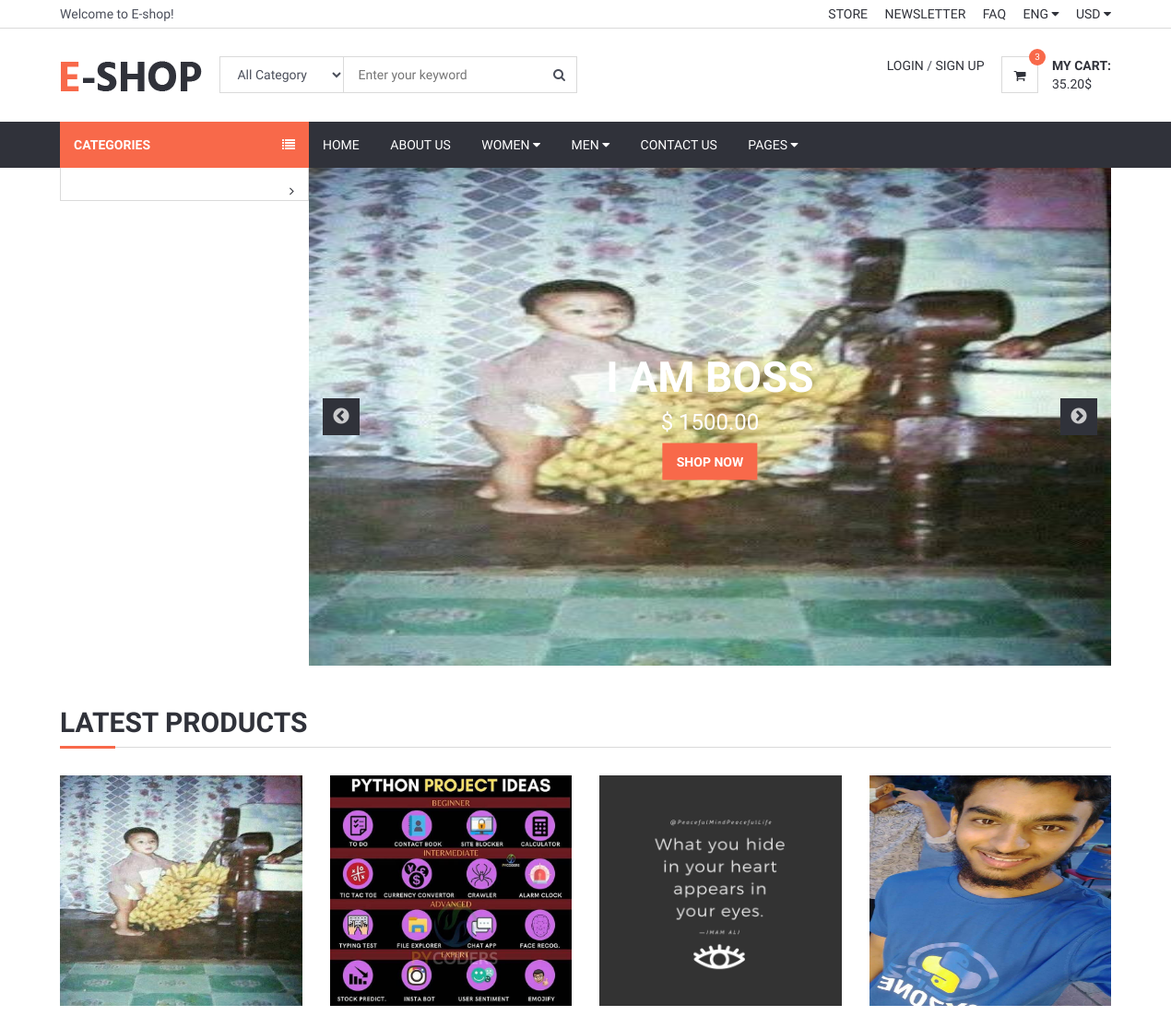
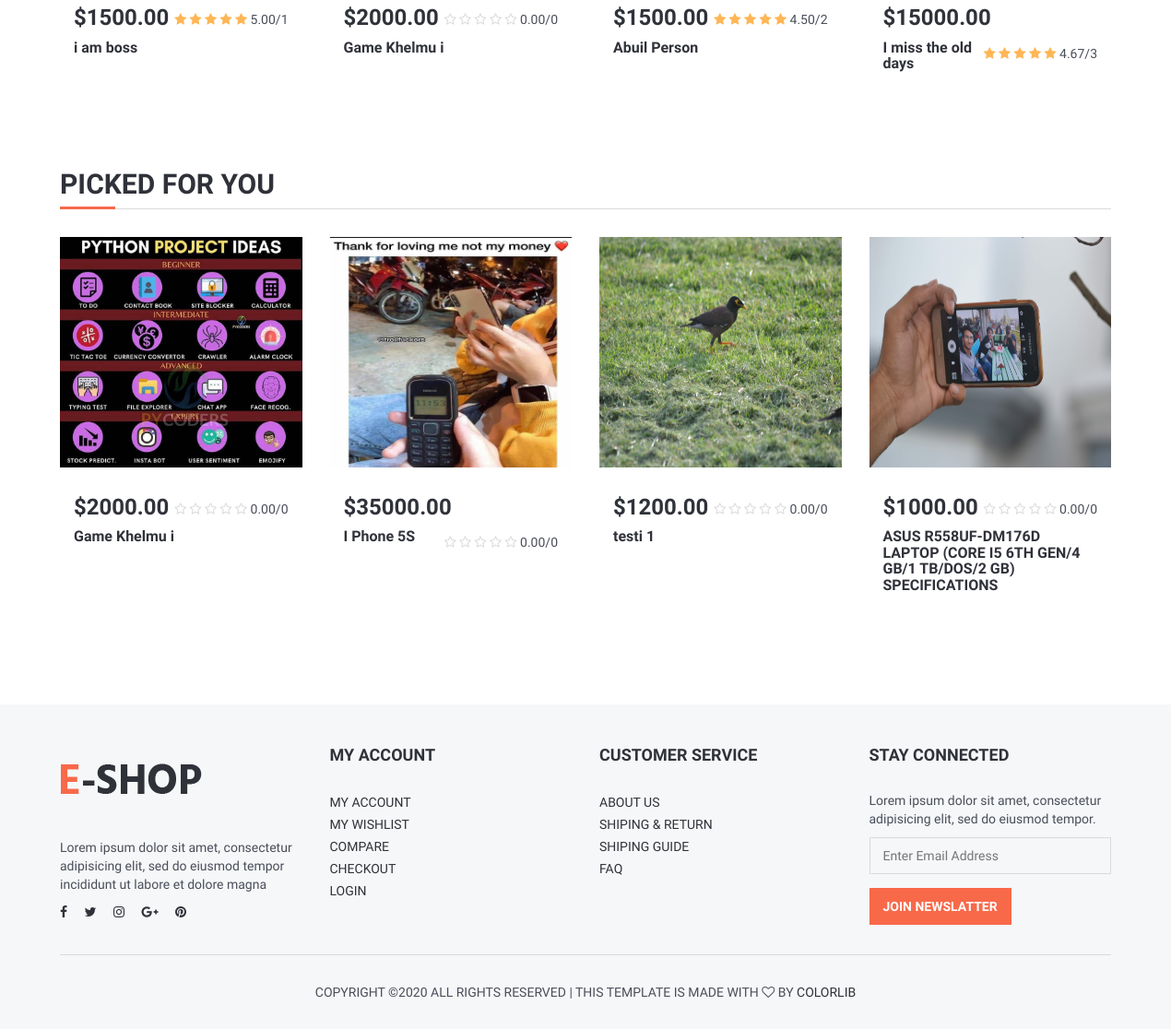
The page / on the database its author committed (2 pictures, top to bottom).
### product/models.py (models this page shows, shortened)
class Product(models.Model):
    STATUS = (
        ('True', 'True'),
        ('False', 'False'),
    )
    VARIANTS = (
        ('None', 'None'),
        ('Size', 'Size'),
        ('Color', 'Color'),
        ('Size-Color', 'Size-Color'),
    )
    title = models.CharField(max_length=150)
    keywords = models.CharField(max_length=200)
    category = models.ForeignKey(Category , on_delete=models.CASCADE)
    description = models.TextField()
    image = models.ImageField(upload_to='product_image/')
    price = models.DecimalField(max_digits=12, decimal_places=2)
    amount = models.IntegerField()
    minamount=models.IntegerField()
    variant = models.CharField(max_length=10, choices=VARIANTS, default='None')
    detail = RichTextUploadingField()
    slug = models.SlugField(null=False, unique=True)
    status = models.CharField(max_length=5,choices=STATUS)
    create_at = models.DateTimeField(auto_now_add=True)
    update_at = models.DateTimeField(auto_now=True)
    def image_tag(self):
        return mark_safe('<img src="{}" height="50"/>'.format(self.image.url))
    image_tag.short_description = 'Image'
    def avaregereview(self):
        reviews = Comment.objects.filter(product=self, status='True').aggregate(avarage=Avg('rate'))
        avg = 0
        if reviews["avarage"] is not None:
            avg = float(reviews["avarage"])
        return avg
    def counterview(self):
        reviews = Comment.objects.filter(product=self).aggregate(count=Count('id'))
        cnt = 0
        if reviews["count"] is not None:
            cnt = int(reviews["count"])
        return cnt

### home/views.py (the view)
# urls.py: path('', index, name='index'),
def index(request):
    setting = Setting.objects.get(pk=1)
    category = Category.objects.all()
    product_slider = Product.objects.all().order_by('-id')[:3] #first 4 products
    latest_product = Product.objects.all().order_by('-id')[:4] #last 4 products
    product_picked = Product.objects.all().order_by('?')[:4] #rendom 4 products
    page = "home"
    context = {'setting': setting,
            'page': page,
            'category': category,
            'product_slider': product_slider,
            'latest_product': latest_product,
            'product_picked': product_picked,
            }
    return render(request ,'index.html', context)

### home/templates/index.html (shortened to what this page needs)
{% extends 'homebase.html' %}
{% block sidebar %} {% include "sidebar.html" %} {% endblock  %}
{% block slider %} {% include "slider.html" %} {% endblock  %}
{% block body %} {% include "content.html" %} {% endblock  %}

### home/templates/slider.html
{% load static %}
<div id="home">
    <div class="container">
        <div class="home-wrap">
            <div id="home-slick">
                {% for slider in product_slider %}
                <div class="banner banner-1">
                    <img src="{{ slider.image.url }}" alt="" style="height: 540px">
                    <div class="banner-caption text-center">
                        <h1 class="white-color">{{ slider.title }}</h1>
                        <h3 class="white-color font-weak">$ {{ slider.price }}</h3>
                        <a href="/product/{{ slider.id }}/{{ slider.slug }}" class="primary-btn">Shop Now</a>
                    </div>
                </div>
                {% endfor %}
            </div>
        </div>
    </div>
</div>

### home/templates/content.html (shortened to what this page needs)
{% load static %}
<div class="section">
    <div class="container">
        <div class="row">
            <div class="col-md-12">
                <div class="section-title">
                    <h2 class="title">Latest Products</h2>
                </div>
            </div>
            {% for product in latest_product %}
            <div class="col-md-3 col-sm-6 col-xs-6">
                <div class="product product-single">
                    <div class="product-thumb">
                        <img src="{{ product.image.url }}" alt="" style="height: 250px">
                    </div>
                    <div class="product-body">
                        <h3 class="product-price">${{ product.price }}</h3>
                        <div class="product-rating">
                            <i class="fa fa-star{% if product.avaregereview < 1 %}-o empty{% endif %}"></i>
                            <i class="fa fa-star{% if product.avaregereview < 1 %}-o empty{% endif %}"></i>
                            <i class="fa fa-star{% if product.avaregereview < 1 %}-o empty{% endif %}"></i>
                            <i class="fa fa-star{% if product.avaregereview < 1 %}-o empty{% endif %}"></i>
                            <i class="fa fa-star{% if product.avaregereview < 1 %}-o empty{% endif %}"></i>
                            {{ product.avaregereview | stringformat:".2f" }}/{{ product.counterview }}
                        </div>
                        <h2 class="product-name"><a href="/product/{{ product.id }}/{{ product.slug }}">{{ product.title }}</a></h2>
                    </div>
                </div>
            </div>
            {% endfor %}
        </div>
        <div class="row">
            <div class="col-md-12">
                <div class="section-title">
                    <h2 class="title">Picked For You</h2>
                </div>
            </div>
            {% for pick_pro in product_picked %}
            <div class="col-md-3 col-sm-6 col-xs-6">
                <div class="product product-single">
                    <div class="product-thumb">
                        <img src="{{ pick_pro.image.url }}" alt="" style="height: 250px">
                    </div>
                    <div class="product-body">
                        <h3 class="product-price">${{ pick_pro.price }}</h3>
                        <div class="product-rating">
                            <i class="fa fa-star{% if pick_pro.avaregereview < 1 %}-o empty{% endif %}"></i>
                            <i class="fa fa-star{% if pick_pro.avaregereview < 2 %}-o empty{% endif %}"></i>
                            <i class="fa fa-star{% if pick_pro.avaregereview < 3 %}-o empty{% endif %}"></i>
                            <i class="fa fa-star{% if pick_pro.avaregereview < 4 %}-o empty{% endif %}"></i>
                            <i class="fa fa-star{% if pick_pro.avaregereview < 5 %}-o empty{% endif %}"></i>
                            {{ pick_pro.avaregereview | stringformat:".2f" }}/{{ pick_pro.counterview }}
                        </div>
                        <h2 class="product-name"><a href="/product/{{ pick_pro.id }}/{{ pick_pro.slug }}">{{ pick_pro.title }}</a></h2>
                    </div>
                </div>
            </div>
            {% endfor %}
        </div>
    </div>
</div>

### home/static/css/style.css (style rules this page uses)
body { font-family: 'Hind', sans-serif; color: #4A4E5A; overflow-x: hidden; }
h1, h2, h3, h4, h5, h6 { color: #30323A; margin: 0 0 10px; font-weight: 700; }
.white-color { color: #FFF; }
.font-weak { font-weight: 400; }
.main-btn, .primary-btn { display: inline-block; padding: 10px 15px; text-transform: uppercase; font-weight: 700; border: none; -webkit-transition: 0.3s all; transition: 0.3s all; }
.primary-btn { color: #FFF; background-color: #F8694A; }
.section { padding-top: 30px; padding-bottom: 30px; }
.section-title { position: relative; margin-bottom: 15px; margin-top: 15px; border-bottom: 1px solid #DADADA; }
.section-title .title { display: inline-block; text-transform: uppercase; }
.section-title:after { content: ""; position: absolute; left: 0; bottom: -1.5px; height: 3px; width: 60px; background-color: #F8694A; }
.banner { display: block; position: relative; margin-top: 15px; margin-bottom: 15px; }
.banner>img { width: 100%; }
.banner.banner-1 .banner-caption { position: absolute; top: 50%; left: 50%; -webkit-transform: translate(-50%, -50%); -ms-transform: translate(-50%, -50%); transform: translate(-50%, -50%); }
.banner h1 { font-size: 46px; text-transform: uppercase; }
#home .home-wrap { margin-left: 270px; }
#home-slick .banner { margin: 0px; }
.product .product-rating { display: inline-block; }
.product .product-rating>i { color: #FFB656; }
.product .product-rating>i.empty { color: #DADADA; }
.product.product-single { margin-top: 15px; margin-bottom: 15px; -webkit-transition: 0.3s all; transition: 0.3s all; }
.product.product-single .product-thumb { position: relative; margin-bottom: 15px; }
.product.product-single .product-thumb>img { width: 100%; }
.product.product-single .product-thumb:after { content: ""; position: absolute; top: 0; left: 0; right: 0; bottom: 0; background-color: #FFF; opacity: 0; visibility: hidden; z-index: 0; -webkit-transition: 0.3s all; transition: 0.3s all; }
.product.product-single .product-body { padding: 15px; }
.product.product-single .product-price { display: inline-block; }
.product.product-single .product-rating { float: right; margin-top: 5px; }
.product.product-single .product-name { font-size: 16px; }

### rows shown on the page
Product: image (picture), title "I AM BOSS", price "1500.00", avaregereview "5.00", counterview "1", title "i am boss"
Product: image (picture), price "2000.00", avaregereview "0.00", counterview "0", title "Game Khelmu i"
Product: image (picture), price "1500.00", avaregereview "4.50", counterview "2", title "Abuil Person"
Product: image (picture), price "15000.00", avaregereview "4.67", counterview "3", title "I miss the old days"
Product: image (picture), price "35000.00", avaregereview "0.00", counterview "0", title "I Phone 5S"
Product: image (picture), price "1200.00", avaregereview "0.00", counterview "0", title "testi 1"
Product: image (picture), price "1000.00", avaregereview "0.00", counterview "0", title "ASUS R558UF-DM176D LAPTOP (CORE I5 6TH GEN/4 GB/1 TB/DOS/2 GB) SPECIFICATIONS"
